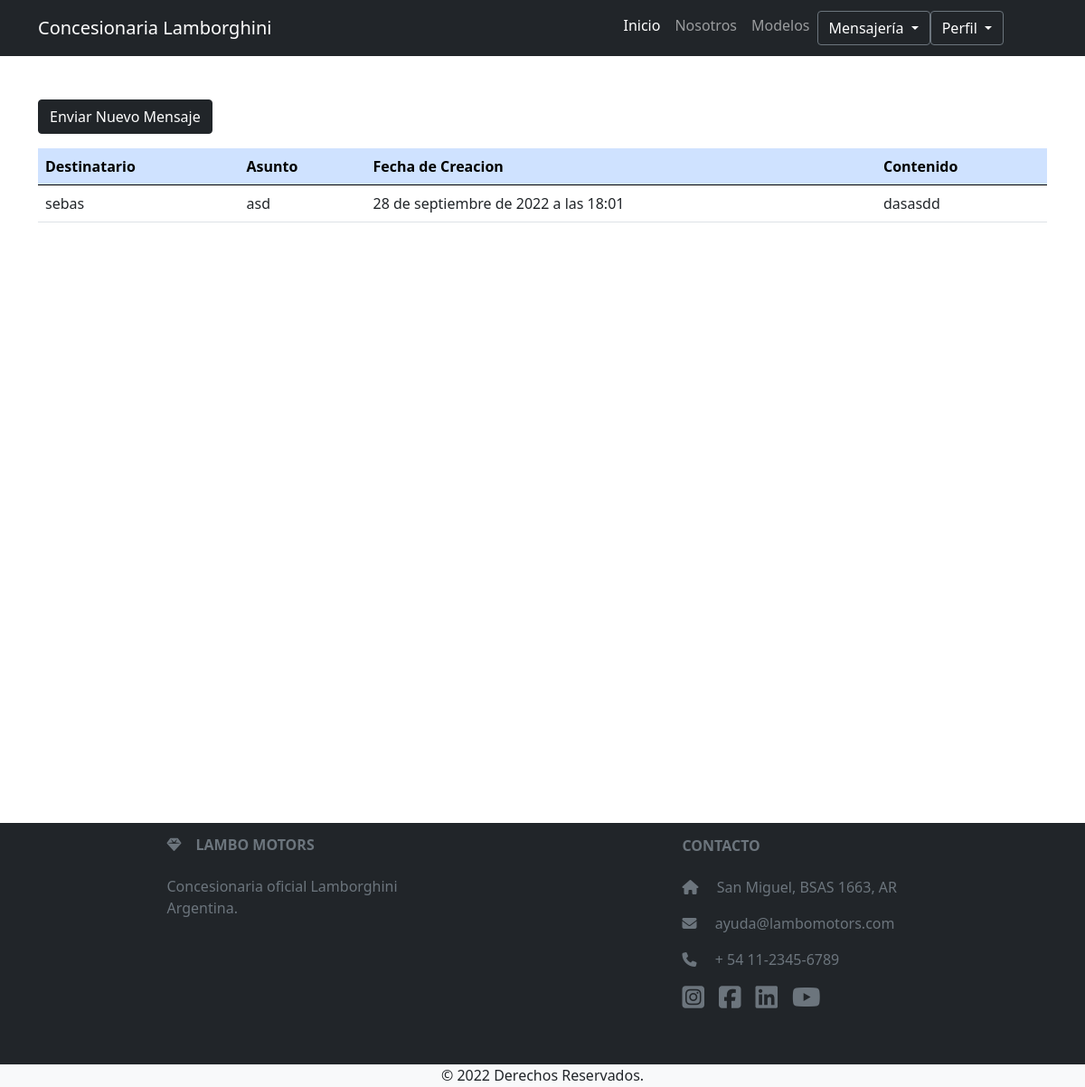
/mensajes_enviados/ (signed in), run on the app's committed database.
### app_final/models.py (models this page shows, shortened)
class Mensaje(models.Model):
    autor = models.ForeignKey(User, related_name = "autor", on_delete=models.CASCADE)
    destinatario = models.ForeignKey(User, related_name = "destinatario", on_delete=models.CASCADE)
    fecha_hora = models.DateTimeField(auto_now_add=True)
    contenido = models.TextField()
    asunto = models.CharField(max_length=200)
    class Meta:
        verbose_name = 'Mensaje'
        verbose_name_plural = 'Mensajes'

### app_final/views.py (the view)
# urls.py: path('mensajes_enviados/', mensajes_enviados, name="mensajes_enviados"),
@login_required
def mensajes_enviados(request):
    mensajes_enviados = Mensaje.objects.filter(autor=request.user)
    if len(mensajes_enviados) > 0:
        mensajes_enviados = Mensaje.objects.filter(autor=request.user)
        return render(request, 'app_final/mensajes_enviados.html', {'mensajes_enviados': mensajes_enviados})
    else:
        prueba = "No hay mensajes enviados"
        return render(request, 'app_final/mensajes_enviados.html', {'prueba': prueba})

### app_final/templates/app_final/mensajes_enviados.html
{% extends 'app_final/header.html' %}
{% load static %}
{% block contenidoPagina %}
<section style="height: 100vh">
    <div class="container mt-5">
        <div class="row">
            <div class="col">
                <a href="{% url 'mensajes' %}" class="btn btn-dark mb-3">Enviar Nuevo Mensaje</a>
                <table class="table">
                  <thead class="table-primary">
                      <tr>
                          <th scope="col">Destinatario</th>
                          <th scope="col">Asunto</th>
                          <th scope="col">Fecha de Creacion</th>
                          <th scope="col">Contenido</th>
                        </tr>
                  </thead>
                        {% if prueba != null%}
                        <div class="card text-center">
                            <div class="card-header">
                              Mensajes
                            </div>
                            <div class="card-body">
                              <h5 class="card-title">Lo sentimos!</h5>
                              <p class="card-text">Todavia no hay ningun mensaje en su bandeja de entrada.</p>
                              <a href="{% url 'inicio' %}" class="btn btn-dark">Volver</a>
                            </div>
                          </div>
                        {%else%}
                        {% for mensaje in mensajes_enviados %}
                            <tbody>
                        <tr>
                           <td>{{mensaje.destinatario}}</td>
                           <td>{{mensaje.asunto}}</td>
                           <td>{{mensaje.fecha_hora}}</td>
                           <td>{{mensaje.contenido}}</td>
                        </tr>
                        {% endfor %}
                        {% endif %}
                    </tbody>
                  </table>
            </div>
        </div>
     </div>
</section>
{% endblock %}

### app_final/static/app_final/css/styles.css (style rules this page uses)
a { text-decoration: none!important; color: black; }

### data on the page
Mensaje: destinatario "sebas", asunto "asd", fecha_hora "28 de septiembre de 2022 a las 18:01", contenido "dasasdd"
